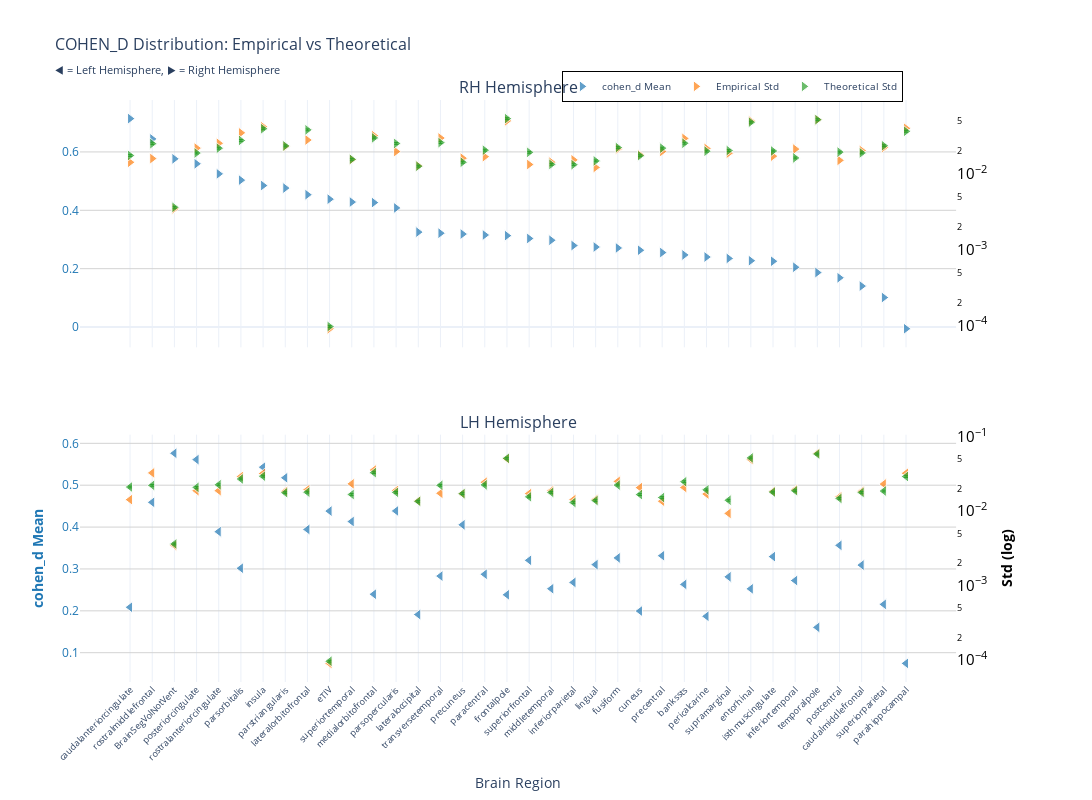
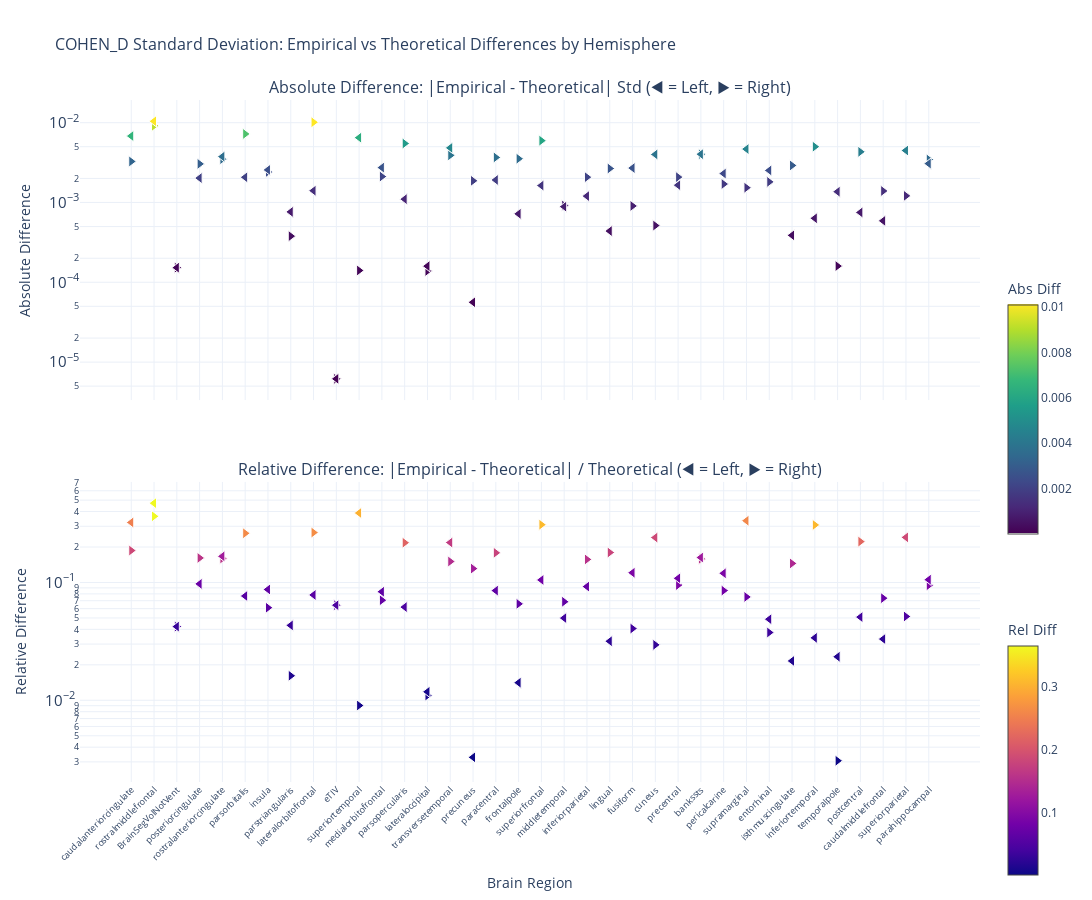

Here is the notebook cell these charts were saved with, in order:
### Markdown cell above
### p-value

### Code cell
nu_nav = df_navr[(df_navr["timepoint"] == "baseline") & (df_navr["group"] == "HC-PD")]
data_path = stats_dir / f"cohen_d_baseline_{METRIC}.parquet"
df, stats = get_test_stats(
    data_path, stat_functions_F, nu_nav, hemisphere=True, study="baseline"
)
show_figure(
    stats, hemisphere=True, stat_name="cohen_d", study="baseline", metric=METRIC
)

### Figure 1 — Plotly figure (JSON) as saved in the notebook; plotly's stock layout.template omitted (floating-point values rounded to 4 significant figures)
{"data": [{"hovertemplate": "<b>%{x}</b><br>Mean cohen_d: %{y:.2f}<br><extra></extra>", "legendgroup": "mean", "marker": {"color": "#1f77b4", "line": {"color": "white", "width": 1}, "opacity": 0.7, "size": 10, "symbol": "triangle-right"}, "mode": "markers", "name": "cohen_d Mean", "showlegend": true, "type": "scatter", "x": ["caudalanteriorcingulate", "rostralmiddlefrontal", "BrainSegVolNotVent", "posteriorcingulate", "rostralanteriorcingulate", "parsorbitalis", "insula", "parstriangularis", "lateralorbitofrontal", "eTIV", "superiortemporal", "medialorbitofrontal", "parsopercularis", "lateraloccipital", "transversetemporal", "precuneus", "paracentral", "frontalpole", "superiorfrontal", "middletemporal", "inferiorparietal", "lingual", "fusiform", "cuneus", "precentral", "bankssts", "pericalcarine", "supramarginal", "entorhinal", "isthmuscingulate", "inferiortemporal", "temporalpole", "postcentral", "caudalmiddlefrontal", "superiorparietal", "parahippocampal"], "xaxis": "x", "y": [0.7142, 0.6446, 0.5763, 0.5594, 0.5249, 0.5034, 0.4848, 0.4762, 0.4535, 0.4382, 0.4283, 0.4265, 0.4081, 0.3252, 0.3216, 0.3186, 0.3153, 0.3132, 0.3035, 0.2974, 0.2792, 0.2742, 0.2709, 0.2631, 0.2551, 0.247, 0.2399, 0.2351, 0.2273, 0.2254, 0.205, 0.1866, 0.1688, 0.1403, 0.1011, -0.005829], "yaxis": "y"}, {"hovertemplate": "<b>%{x}</b><br>Empirical Std: %{y:.3f}<br><extra></extra>", "legendgroup": "empirical", "marker": {"color": "#ff7f0e", "line": {"color": "white", "width": 1}, "opacity": 0.7, "size": 10, "symbol": "triangle-right"}, "mode": "markers", "name": "Empirical Std", "showlegend": true, "type": "scatter", "x": ["caudalanteriorcingulate", "rostralmiddlefrontal", "BrainSegVolNotVent", "posteriorcingulate", "rostralanteriorcingulate", "parsorbitalis", "insula", "parstriangularis", "lateralorbitofrontal", "eTIV", "superiortemporal", "medialorbitofrontal", "parsopercularis", "lateraloccipital", "transversetemporal", "precuneus", "paracentral", "frontalpole", "superiorfrontal", "middletemporal", "inferiorparietal", "lingual", "fusiform", "cuneus", "precentral", "bankssts", "pericalcarine", "supramarginal", "entorhinal", "isthmuscingulate", "inferiortemporal", "temporalpole", "postcentral", "caudalmiddlefrontal", "superiorparietal", "parahippocampal"], "xaxis": "x", "y": [0.01424, 0.01594, 0.003462, 0.0219, 0.02535, 0.03485, 0.0419, 0.02306, 0.02803, 9.012e-05, 0.01543, 0.03201, 0.01973, 0.01277, 0.02978, 0.01612, 0.01689, 0.05018, 0.0133, 0.01427, 0.01531, 0.01218, 0.02138, 0.01791, 0.01981, 0.02943, 0.02167, 0.0188, 0.04999, 0.01715, 0.02125, 0.05187, 0.01509, 0.02033, 0.02233, 0.03998], "yaxis": "y2"}, {"error_y": {"array": [0.0004904, 0.0007027, 0.0001013, 0.0005284, 0.0006122, 0.0007741, 0.001106, 0.0006568, 0.001069, 2.698e-06, 0.0004363, 0.0008376, 0.0007064, 0.000354, 0.0007252, 0.0003993, 0.0005761, 0.001505, 0.0005394, 0.0003742, 0.0003708, 0.000416, 0.0006243, 0.0004875, 0.0006131, 0.0007118, 0.0005594, 0.0005697, 0.00135, 0.0005622, 0.0004552, 0.001458, 0.0005435, 0.0005305, 0.0006596, 0.001023], "arrayminus": [0.0004768, 0.0006832, 9.848e-05, 0.0005137, 0.0005953, 0.0007526, 0.001076, 0.0006386, 0.001039, 2.623e-06, 0.0004242, 0.0008143, 0.0006869, 0.0003442, 0.0007051, 0.0003882, 0.0005601, 0.001463, 0.0005245, 0.0003639, 0.0003605, 0.0004044, 0.000607, 0.0004739, 0.0005962, 0.0006921, 0.0005439, 0.0005539, 0.001313, 0.0005466, 0.0004426, 0.001417, 0.0005284, 0.0005158, 0.0006413, 0.0009948], "color": "#2ca02c", "thickness": 1, "type": "data", "visible": true, "width": 2}, "hovertemplate": "<b>%{x}</b><br>Theoretical Std: %{y:.3f}<br><extra></extra>", "legendgroup": "theoretical", "marker": {"color": "#2ca02c", "line": {"color": "white", "width": 1}, "opacity": 0.7, "size": 10, "symbol": "triangle-right"}, "mode": "markers", "name": "Theoretical Std", "showlegend": true, "type": "scatter", "x": ["caudalanteriorcingulate", "rostralmiddlefrontal", "BrainSegVolNotVent", "posteriorcingulate", "rostralanteriorcingulate", "parsorbitalis", "insula", "parstriangularis", "lateralorbitofrontal", "eTIV", "superiortemporal", "medialorbitofrontal", "parsopercularis", "lateraloccipital", "transversetemporal", "precuneus", "paracentral", "frontalpole", "superiorfrontal", "middletemporal", "inferiorparietal", "lingual", "fusiform", "cuneus", "precentral", "bankssts", "pericalcarine", "supramarginal", "entorhinal", "isthmuscingulate", "inferiortemporal", "temporalpole", "postcentral", "caudalmiddlefrontal", "superiorparietal", "parahippocampal"], "xaxis": "x", "y": [0.0175, 0.02508, 0.003615, 0.01886, 0.02185, 0.02763, 0.03949, 0.02344, 0.03815, 9.63e-05, 0.01557, 0.02989, 0.02521, 0.01263, 0.02588, 0.01425, 0.02056, 0.05371, 0.01925, 0.01336, 0.01323, 0.01485, 0.02228, 0.0174, 0.02188, 0.02541, 0.01997, 0.02033, 0.04818, 0.02007, 0.01625, 0.05203, 0.0194, 0.01894, 0.02354, 0.03652], "yaxis": "y2"}, {"hovertemplate": "<b>%{x}</b><br>Mean cohen_d: %{y:.2f}<br><extra></extra>", "legendgroup": "mean", "marker": {"color": "#1f77b4", "line": {"color": "white", "width": 1}, "opacity": 0.7, "size": 10, "symbol": "triangle-left"}, "mode": "markers", "name": "cohen_d Mean", "showlegend": false, "type": "scatter", "x": ["BrainSegVolNotVent", "posteriorcingulate", "insula", "parstriangularis", "rostralmiddlefrontal", "parsopercularis", "eTIV", "superiortemporal", "precuneus", "lateralorbitofrontal", "rostralanteriorcingulate", "postcentral", "precentral", "isthmuscingulate", "fusiform", "superiorfrontal", "lingual", "caudalmiddlefrontal", "parsorbitalis", "paracentral", "transversetemporal", "supramarginal", "inferiortemporal", "inferiorparietal", "bankssts", "middletemporal", "entorhinal", "medialorbitofrontal", "frontalpole", "superiorparietal", "caudalanteriorcingulate", "cuneus", "lateraloccipital", "pericalcarine", "temporalpole", "parahippocampal"], "xaxis": "x2", "y": [0.5763, 0.5611, 0.5431, 0.5178, 0.4591, 0.4385, 0.4382, 0.4132, 0.4054, 0.3944, 0.389, 0.3563, 0.3316, 0.3295, 0.3264, 0.3206, 0.3103, 0.3093, 0.3018, 0.2874, 0.283, 0.2811, 0.2723, 0.2679, 0.2632, 0.2528, 0.2525, 0.2397, 0.2383, 0.2155, 0.2085, 0.1994, 0.1911, 0.187, 0.1605, 0.0745], "yaxis": "y3"}, {"hovertemplate": "<b>%{x}</b><br>Empirical Std: %{y:.3f}<br><extra></extra>", "legendgroup": "empirical", "marker": {"color": "#ff7f0e", "line": {"color": "white", "width": 1}, "opacity": 0.7, "size": 10, "symbol": "triangle-left"}, "mode": "markers", "name": "Empirical Std", "showlegend": false, "type": "scatter", "x": ["BrainSegVolNotVent", "posteriorcingulate", "insula", "parstriangularis", "rostralmiddlefrontal", "parsopercularis", "eTIV", "superiortemporal", "precuneus", "lateralorbitofrontal", "rostralanteriorcingulate", "postcentral", "precentral", "isthmuscingulate", "fusiform", "superiorfrontal", "lingual", "caudalmiddlefrontal", "parsorbitalis", "paracentral", "transversetemporal", "supramarginal", "inferiortemporal", "inferiorparietal", "bankssts", "middletemporal", "entorhinal", "medialorbitofrontal", "frontalpole", "superiorparietal", "caudalanteriorcingulate", "cuneus", "lateraloccipital", "pericalcarine", "temporalpole", "parahippocampal"], "xaxis": "x2", "y": [0.003462, 0.01877, 0.03191, 0.0184, 0.03254, 0.01892, 9.012e-05, 0.02318, 0.01708, 0.01933, 0.01877, 0.01553, 0.01355, 0.01835, 0.02503, 0.01714, 0.01427, 0.01838, 0.02903, 0.02437, 0.01733, 0.009302, 0.01936, 0.01423, 0.02073, 0.01868, 0.04918, 0.0355, 0.05033, 0.02304, 0.01423, 0.02064, 0.01367, 0.01695, 0.05967, 0.03214], "yaxis": "y4"}, {"error_y": {"array": [0.0001013, 0.0005826, 0.0008224, 0.000494, 0.0006198, 0.0004994, 2.698e-06, 0.0004677, 0.0004801, 0.0005024, 0.0006311, 0.0004141, 0.0004257, 0.0005033, 0.0006255, 0.0004346, 0.0003874, 0.0004984, 0.0007554, 0.0006291, 0.0006209, 0.0003915, 0.0005246, 0.0003651, 0.0006936, 0.0004985, 0.001449, 0.000918, 0.00143, 0.0005201, 0.0005891, 0.0004663, 0.0003785, 0.0005393, 0.001634, 0.0008145], "arrayminus": [9.848e-05, 0.0005664, 0.0007996, 0.0004804, 0.0006026, 0.0004855, 2.623e-06, 0.0004548, 0.0004668, 0.0004884, 0.0006136, 0.0004026, 0.0004139, 0.0004893, 0.0006082, 0.0004226, 0.0003767, 0.0004846, 0.0007344, 0.0006116, 0.0006037, 0.0003806, 0.0005101, 0.000355, 0.0006744, 0.0004847, 0.001409, 0.0008925, 0.001391, 0.0005057, 0.0005727, 0.0004533, 0.000368, 0.0005244, 0.001588, 0.000792], "color": "#2ca02c", "thickness": 1, "type": "data", "visible": true, "width": 2}, "hovertemplate": "<b>%{x}</b><br>Theoretical Std: %{y:.3f}<br><extra></extra>", "legendgroup": "theoretical", "marker": {"color": "#2ca02c", "line": {"color": "white", "width": 1}, "opacity": 0.7, "size": 10, "symbol": "triangle-left"}, "mode": "markers", "name": "Theoretical Std", "showlegend": false, "type": "scatter", "x": ["BrainSegVolNotVent", "posteriorcingulate", "insula", "parstriangularis", "rostralmiddlefrontal", "parsopercularis", "eTIV", "superiortemporal", "precuneus", "lateralorbitofrontal", "rostralanteriorcingulate", "postcentral", "precentral", "isthmuscingulate", "fusiform", "superiorfrontal", "lingual", "caudalmiddlefrontal", "parsorbitalis", "paracentral", "transversetemporal", "supramarginal", "inferiortemporal", "inferiorparietal", "bankssts", "middletemporal", "entorhinal", "medialorbitofrontal", "frontalpole", "superiorparietal", "caudalanteriorcingulate", "cuneus", "lateraloccipital", "pericalcarine", "temporalpole", "parahippocampal"], "xaxis": "x2", "y": [0.003615, 0.02079, 0.02935, 0.01763, 0.02212, 0.01782, 9.63e-05, 0.01669, 0.01714, 0.01793, 0.02253, 0.01478, 0.01519, 0.01796, 0.02233, 0.01551, 0.01383, 0.01779, 0.02696, 0.02245, 0.02216, 0.01397, 0.01872, 0.01303, 0.02476, 0.01779, 0.05171, 0.03276, 0.05105, 0.01856, 0.02102, 0.01664, 0.01351, 0.01925, 0.05831, 0.02907], "yaxis": "y4"}], "layout": {"annotations": [{"font": {"size": 16}, "showarrow": false, "text": "RH Hemisphere", "x": 0.47, "xanchor": "center", "xref": "paper", "y": 1, "yanchor": "bottom", "yref": "paper"}, {"font": {"size": 16}, "showarrow": false, "text": "LH Hemisphere", "x": 0.47, "xanchor": "center", "xref": "paper", "y": 0.425, "yanchor": "bottom", "yref": "paper"}], "height": 800, "hovermode": "x", "legend": {"bgcolor": "rgba(255, 255, 255, 0.9)", "bordercolor": "black", "borderwidth": 1, "font": {"size": 10}, "orientation": "h", "x": 0.7, "xanchor": "center", "y": 1.05}, "title": {"font": {"size": 16}, "text": "COHEN_D Distribution: Empirical vs Theoretical<br><sub>◀ = Left Hemisphere, ▶ = Right Hemisphere</sub>"}, "width": 1400, "xaxis": {"anchor": "y", "domain": [0, 0.94], "matches": "x2", "showticklabels": false}, "xaxis2": {"anchor": "y3", "domain": [0, 0.94], "tickangle": -45, "tickfont": {"size": 9}, "title": {"text": "Brain Region"}}, "yaxis": {"anchor": "x", "domain": [0.575, 1], "gridcolor": "lightgray", "showgrid": true, "tickfont": {"color": "#1f77b4"}, "title": {"font": {"color": "#1f77b4"}, "text": ""}}, "yaxis2": {"anchor": "x", "exponentformat": "power", "overlaying": "y", "showgrid": false, "side": "right", "tickfont": {"color": "black"}, "title": {"font": {"color": "black"}, "text": ""}, "type": "log"}, "yaxis3": {"anchor": "x2", "domain": [0, 0.425], "gridcolor": "lightgray", "showgrid": true, "tickfont": {"color": "#1f77b4"}, "title": {"font": {"color": "#1f77b4"}, "text": "<b>cohen_d Mean</b>"}}, "yaxis4": {"anchor": "x2", "exponentformat": "power", "overlaying": "y3", "showgrid": false, "side": "right", "tickfont": {"color": "black"}, "title": {"font": {"color": "black"}, "text": "<b>Std (log)</b>"}, "type": "log"}}}

### Figure 2 — Plotly figure (JSON) as saved in the notebook; plotly's stock layout.template omitted (floating-point values rounded to 4 significant figures)
{"data": [{"hovertemplate": "<b>%{x}</b><br>Hemisphere: %{text}<br>Abs Diff: %{y:.4f}<br><extra></extra>", "legendgroup": "abs_rh", "marker": {"color": [0.003267, 0.00914, 0.0001526, 0.003045, 0.003494, 0.007226, 0.002411, 0.0003788, 0.01012, 6.176e-06, 0.0001407, 0.002113, 0.005485, 0.0001388, 0.003898, 0.001869, 0.00367, 0.003537, 0.005956, 0.0009164, 0.002076, 0.002666, 0.0009052, 0.0005139, 0.002079, 0.004028, 0.001703, 0.001532, 0.001812, 0.002912, 0.005, 0.0001597, 0.004309, 0.001394, 0.001211, 0.003458], "colorbar": {"len": 0.4, "title": {"text": "Abs Diff"}, "y": 0.75, "yanchor": "top"}, "colorscale": [[0, "#440154"], [0.1111, "#482878"], [0.2222, "#3e4989"], [0.3333, "#31688e"], [0.4444, "#26828e"], [0.5556, "#1f9e89"], [0.6667, "#35b779"], [0.7778, "#6ece58"], [0.8889, "#b5de2b"], [1, "#fde725"]], "line": {"color": "white", "width": 1}, "showscale": true, "size": 10, "symbol": "triangle-right"}, "mode": "markers", "name": "Absolute (rh)", "showlegend": false, "text": ["rh", "rh", "rh", "rh", "rh", "rh", "rh", "rh", "rh", "rh", "rh", "rh", "rh", "rh", "rh", "rh", "rh", "rh", "rh", "rh", "rh", "rh", "rh", "rh", "rh", "rh", "rh", "rh", "rh", "rh", "rh", "rh", "rh", "rh", "rh", "rh"], "type": "scatter", "x": ["caudalanteriorcingulate", "rostralmiddlefrontal", "BrainSegVolNotVent", "posteriorcingulate", "rostralanteriorcingulate", "parsorbitalis", "insula", "parstriangularis", "lateralorbitofrontal", "eTIV", "superiortemporal", "medialorbitofrontal", "parsopercularis", "lateraloccipital", "transversetemporal", "precuneus", "paracentral", "frontalpole", "superiorfrontal", "middletemporal", "inferiorparietal", "lingual", "fusiform", "cuneus", "precentral", "bankssts", "pericalcarine", "supramarginal", "entorhinal", "isthmuscingulate", "inferiortemporal", "temporalpole", "postcentral", "caudalmiddlefrontal", "superiorparietal", "parahippocampal"], "xaxis": "x", "y": [0.003267, 0.00914, 0.0001526, 0.003045, 0.003494, 0.007226, 0.002411, 0.0003788, 0.01012, 6.176e-06, 0.0001407, 0.002113, 0.005485, 0.0001388, 0.003898, 0.001869, 0.00367, 0.003537, 0.005956, 0.0009164, 0.002076, 0.002666, 0.0009052, 0.0005139, 0.002079, 0.004028, 0.001703, 0.001532, 0.001812, 0.002912, 0.005, 0.0001597, 0.004309, 0.001394, 0.001211, 0.003458], "yaxis": "y"}, {"hovertemplate": "<b>%{x}</b><br>Hemisphere: %{text}<br>Rel Diff: %{y:.2%}<br><extra></extra>", "legendgroup": "rel_rh", "marker": {"color": [0.1867, 0.3644, 0.0422, 0.1615, 0.1599, 0.2615, 0.06107, 0.01616, 0.2653, 0.06413, 0.009035, 0.07068, 0.2175, 0.01099, 0.1506, 0.1311, 0.1785, 0.06584, 0.3093, 0.06861, 0.1569, 0.1796, 0.04062, 0.02954, 0.095, 0.1586, 0.08531, 0.07537, 0.03762, 0.1451, 0.3078, 0.003069, 0.2222, 0.0736, 0.05144, 0.09469], "colorbar": {"len": 0.4, "title": {"text": "Rel Diff"}, "y": 0.25, "yanchor": "top"}, "colorscale": [[0, "#0d0887"], [0.1111, "#46039f"], [0.2222, "#7201a8"], [0.3333, "#9c179e"], [0.4444, "#bd3786"], [0.5556, "#d8576b"], [0.6667, "#ed7953"], [0.7778, "#fb9f3a"], [0.8889, "#fdca26"], [1, "#f0f921"]], "line": {"color": "white", "width": 1}, "showscale": true, "size": 10, "symbol": "triangle-right"}, "mode": "markers", "name": "Relative (rh)", "showlegend": false, "text": ["rh", "rh", "rh", "rh", "rh", "rh", "rh", "rh", "rh", "rh", "rh", "rh", "rh", "rh", "rh", "rh", "rh", "rh", "rh", "rh", "rh", "rh", "rh", "rh", "rh", "rh", "rh", "rh", "rh", "rh", "rh", "rh", "rh", "rh", "rh", "rh"], "type": "scatter", "x": ["caudalanteriorcingulate", "rostralmiddlefrontal", "BrainSegVolNotVent", "posteriorcingulate", "rostralanteriorcingulate", "parsorbitalis", "insula", "parstriangularis", "lateralorbitofrontal", "eTIV", "superiortemporal", "medialorbitofrontal", "parsopercularis", "lateraloccipital", "transversetemporal", "precuneus", "paracentral", "frontalpole", "superiorfrontal", "middletemporal", "inferiorparietal", "lingual", "fusiform", "cuneus", "precentral", "bankssts", "pericalcarine", "supramarginal", "entorhinal", "isthmuscingulate", "inferiortemporal", "temporalpole", "postcentral", "caudalmiddlefrontal", "superiorparietal", "parahippocampal"], "xaxis": "x2", "y": [0.1867, 0.3644, 0.0422, 0.1615, 0.1599, 0.2615, 0.06107, 0.01616, 0.2653, 0.06413, 0.009035, 0.07068, 0.2175, 0.01099, 0.1506, 0.1311, 0.1785, 0.06584, 0.3093, 0.06861, 0.1569, 0.1796, 0.04062, 0.02954, 0.095, 0.1586, 0.08531, 0.07537, 0.03762, 0.1451, 0.3078, 0.003069, 0.2222, 0.0736, 0.05144, 0.09469], "yaxis": "y2"}, {"hovertemplate": "<b>%{x}</b><br>Hemisphere: %{text}<br>Abs Diff: %{y:.4f}<br><extra></extra>", "legendgroup": "abs_lh", "marker": {"color": [0.0001526, 0.002023, 0.00256, 0.0007625, 0.01042, 0.001102, 6.176e-06, 0.006487, 5.62e-05, 0.001405, 0.003754, 0.0007512, 0.001649, 0.0003875, 0.002701, 0.001629, 0.0004387, 0.0005887, 0.002069, 0.001915, 0.004834, 0.004671, 0.0006341, 0.001202, 0.004031, 0.0008868, 0.002523, 0.002735, 0.0007204, 0.004481, 0.006796, 0.004001, 0.0001594, 0.002303, 0.001365, 0.00307], "colorbar": {"len": 0.4, "title": {"text": "Abs Diff"}, "y": 0.75, "yanchor": "top"}, "colorscale": [[0, "#440154"], [0.1111, "#482878"], [0.2222, "#3e4989"], [0.3333, "#31688e"], [0.4444, "#26828e"], [0.5556, "#1f9e89"], [0.6667, "#35b779"], [0.7778, "#6ece58"], [0.8889, "#b5de2b"], [1, "#fde725"]], "line": {"color": "white", "width": 1}, "showscale": false, "size": 10, "symbol": "triangle-left"}, "mode": "markers", "name": "Absolute (lh)", "showlegend": false, "text": ["lh", "lh", "lh", "lh", "lh", "lh", "lh", "lh", "lh", "lh", "lh", "lh", "lh", "lh", "lh", "lh", "lh", "lh", "lh", "lh", "lh", "lh", "lh", "lh", "lh", "lh", "lh", "lh", "lh", "lh", "lh", "lh", "lh", "lh", "lh", "lh"], "type": "scatter", "x": ["BrainSegVolNotVent", "posteriorcingulate", "insula", "parstriangularis", "rostralmiddlefrontal", "parsopercularis", "eTIV", "superiortemporal", "precuneus", "lateralorbitofrontal", "rostralanteriorcingulate", "postcentral", "precentral", "isthmuscingulate", "fusiform", "superiorfrontal", "lingual", "caudalmiddlefrontal", "parsorbitalis", "paracentral", "transversetemporal", "supramarginal", "inferiortemporal", "inferiorparietal", "bankssts", "middletemporal", "entorhinal", "medialorbitofrontal", "frontalpole", "superiorparietal", "caudalanteriorcingulate", "cuneus", "lateraloccipital", "pericalcarine", "temporalpole", "parahippocampal"], "xaxis": "x", "y": [0.0001526, 0.002023, 0.00256, 0.0007625, 0.01042, 0.001102, 6.176e-06, 0.006487, 5.62e-05, 0.001405, 0.003754, 0.0007512, 0.001649, 0.0003875, 0.002701, 0.001629, 0.0004387, 0.0005887, 0.002069, 0.001915, 0.004834, 0.004671, 0.0006341, 0.001202, 0.004031, 0.0008868, 0.002523, 0.002735, 0.0007204, 0.004481, 0.006796, 0.004001, 0.0001594, 0.002303, 0.001365, 0.00307], "yaxis": "y"}, {"hovertemplate": "<b>%{x}</b><br>Hemisphere: %{text}<br>Rel Diff: %{y:.2%}<br><extra></extra>", "legendgroup": "rel_lh", "marker": {"color": [0.0422, 0.09727, 0.08721, 0.04324, 0.471, 0.06181, 0.06413, 0.3886, 0.00328, 0.07837, 0.1666, 0.05083, 0.1085, 0.02157, 0.121, 0.105, 0.03173, 0.03309, 0.07675, 0.08528, 0.2181, 0.3343, 0.03387, 0.09226, 0.1628, 0.04984, 0.04879, 0.08347, 0.01411, 0.2414, 0.3233, 0.2404, 0.0118, 0.1196, 0.02342, 0.1056], "colorbar": {"len": 0.4, "title": {"text": "Rel Diff"}, "y": 0.25, "yanchor": "top"}, "colorscale": [[0, "#0d0887"], [0.1111, "#46039f"], [0.2222, "#7201a8"], [0.3333, "#9c179e"], [0.4444, "#bd3786"], [0.5556, "#d8576b"], [0.6667, "#ed7953"], [0.7778, "#fb9f3a"], [0.8889, "#fdca26"], [1, "#f0f921"]], "line": {"color": "white", "width": 1}, "showscale": false, "size": 10, "symbol": "triangle-left"}, "mode": "markers", "name": "Relative (lh)", "showlegend": false, "text": ["lh", "lh", "lh", "lh", "lh", "lh", "lh", "lh", "lh", "lh", "lh", "lh", "lh", "lh", "lh", "lh", "lh", "lh", "lh", "lh", "lh", "lh", "lh", "lh", "lh", "lh", "lh", "lh", "lh", "lh", "lh", "lh", "lh", "lh", "lh", "lh"], "type": "scatter", "x": ["BrainSegVolNotVent", "posteriorcingulate", "insula", "parstriangularis", "rostralmiddlefrontal", "parsopercularis", "eTIV", "superiortemporal", "precuneus", "lateralorbitofrontal", "rostralanteriorcingulate", "postcentral", "precentral", "isthmuscingulate", "fusiform", "superiorfrontal", "lingual", "caudalmiddlefrontal", "parsorbitalis", "paracentral", "transversetemporal", "supramarginal", "inferiortemporal", "inferiorparietal", "bankssts", "middletemporal", "entorhinal", "medialorbitofrontal", "frontalpole", "superiorparietal", "caudalanteriorcingulate", "cuneus", "lateraloccipital", "pericalcarine", "temporalpole", "parahippocampal"], "xaxis": "x2", "y": [0.0422, 0.09727, 0.08721, 0.04324, 0.471, 0.06181, 0.06413, 0.3886, 0.00328, 0.07837, 0.1666, 0.05083, 0.1085, 0.02157, 0.121, 0.105, 0.03173, 0.03309, 0.07675, 0.08528, 0.2181, 0.3343, 0.03387, 0.09226, 0.1628, 0.04984, 0.04879, 0.08347, 0.01411, 0.2414, 0.3233, 0.2404, 0.0118, 0.1196, 0.02342, 0.1056], "yaxis": "y2"}], "layout": {"annotations": [{"font": {"size": 16}, "showarrow": false, "text": "Absolute Difference: |Empirical - Theoretical| Std (◀ = Left, ▶ = Right)", "x": 0.5, "xanchor": "center", "xref": "paper", "y": 1, "yanchor": "bottom", "yref": "paper"}, {"font": {"size": 16}, "showarrow": false, "text": "Relative Difference: |Empirical - Theoretical| / Theoretical (◀ = Left, ▶ = Right)", "x": 0.5, "xanchor": "center", "xref": "paper", "y": 0.44, "yanchor": "bottom", "yref": "paper"}], "height": 900, "hovermode": "x unified", "showlegend": false, "title": {"font": {"size": 16}, "text": "COHEN_D Standard Deviation: Empirical vs Theoretical Differences by Hemisphere"}, "width": 1400, "xaxis": {"anchor": "y", "domain": [0, 1], "showticklabels": false}, "xaxis2": {"anchor": "y2", "domain": [0, 1], "tickangle": -45, "tickfont": {"size": 9}, "title": {"text": "Brain Region"}}, "yaxis": {"anchor": "x", "domain": [0.56, 1], "exponentformat": "power", "title": {"text": "Absolute Difference"}, "type": "log"}, "yaxis2": {"anchor": "x2", "domain": [0, 0.44], "exponentformat": "power", "title": {"text": "Relative Difference"}, "type": "log"}}}
